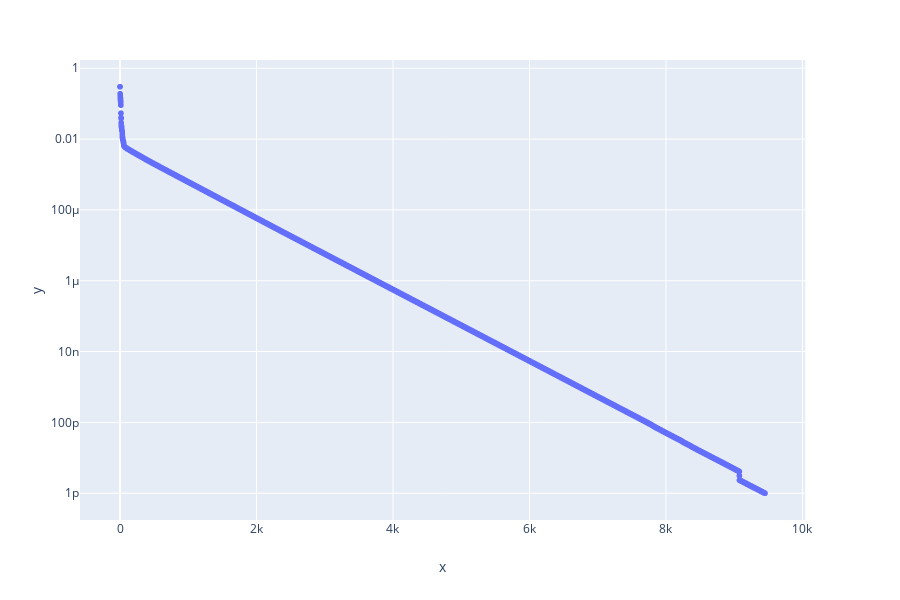

Write notebook code for a chart like this one.
### Markdown cell above
# GMRES

### Code cell
counter = gmres_counter()
x, info = scipy.sparse.linalg.gmres(A, b, x0=x1, tol=tol, 
                                    callback=counter, maxiter=10000)
print(str(counter.niter))
px.scatter(x=[i for i in range(0,counter.niter)],y=counter.callbacks,log_y=True)

### Figure 1 — Plotly figure (JSON) as saved in the notebook; plotly's stock layout.template omitted (floating-point values rounded to 4 significant figures; data arrays with more than 128 entries replaced by an {"elided": "..."} marker saying what was removed)
{"data": [{"hoverlabel": {"namelength": 0}, "hovertemplate": "x=%{x}<br>y=%{y}", "legendgroup": "", "marker": {"color": "#636efa", "symbol": "circle"}, "mode": "markers", "name": "", "showlegend": false, "type": "scattergl", "x": {"elided": "9455 int values"}, "xaxis": "x", "y": {"elided": "9455 str values"}, "yaxis": "y"}], "layout": {"height": 600, "legend": {"tracegroupgap": 0}, "margin": {"t": 60}, "xaxis": {"anchor": "y", "domain": [0, 0.98], "title": {"text": "x"}}, "yaxis": {"anchor": "x", "domain": [0, 1], "title": {"text": "y"}, "type": "log"}}}
